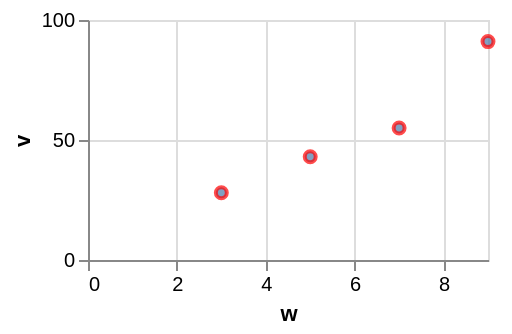

The Vega-Lite source for this figure:
### Vega-Lite specification from a JSON file in a GitHub repository (floating-point values rounded to 4 significant figures)
{"$schema": "https://vega.github.io/schema/vega-lite/v6.json", "width": 200, "height": 120, "data": {"values": [{"c": "alpha", "v": 28, "w": 3, "t": "2024-01-07"}, {"c": "beta", "v": 55, "w": 7, "t": "2024-03-19"}, {"c": "gamma", "v": 43, "w": 5, "t": "2024-06-02"}, {"c": "delta", "v": 91, "w": 9, "t": "2024-09-11"}]}, "mark": {"type": "circle", "stroke": "red"}, "encoding": {"x": {"field": "w", "type": "quantitative"}, "y": {"field": "v", "type": "quantitative"}}}
